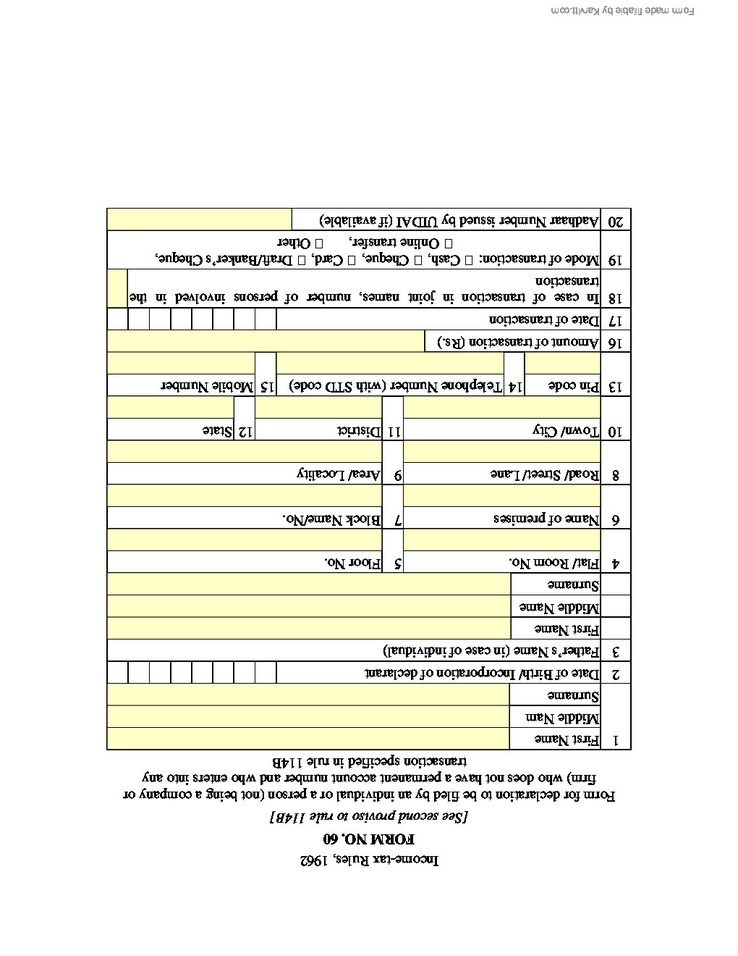
#> input picture source/sample_data/Form-60-rotated.jpeg, 738 x 956 px, shrunk from 1020 x 1320 before the run
$ python -i whitespace.py   (imports and definitions only)
#> lines starting #> are read from the running program, lines starting #| are printed output that depends on the picture; after the words box and inside, x2 and y2 are one past the last pixel; in counts of white or black regions, pixels touching at a corner belong together
import subprocess
import cv2
import numpy as np


def remove_whitespaces(filename,outputfilename):
    # https://github.com/abarker/pdfCropMargins
#> called with filename = '../sample_data/Form-60-rotated.jpeg', outputfilename = 'out.png'
    if 'pdf' in filename:
        cmd = f"pdf-crop-margins -v -s -p 5 {filename} -o {outputfilename}"
        proc = subprocess.Popen(cmd.split())
        proc.wait()

    else:

        # Load image, convert to grayscale, Gaussian blur, Otsu's threshold
        image = cv2.imread(filename)
#> image is the input picture: shape (956, 738, 3); mean B, G, R 232.2, 240.9, 240.9
        original = image.copy()
        gray = cv2.cvtColor(image, cv2.COLOR_BGR2GRAY)
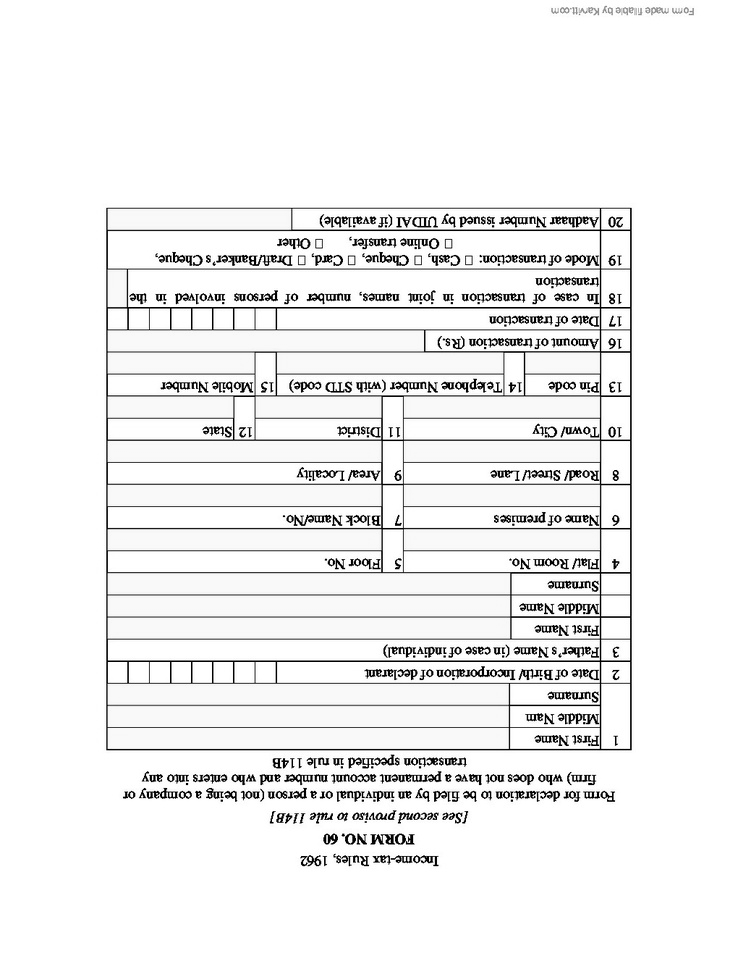
#> gray: shape (956, 738); min 0, max 255, mean 240
        blur = cv2.GaussianBlur(gray, (3,3), 0)
        thresh = cv2.threshold(blur, 0, 255, cv2.THRESH_BINARY_INV + cv2.THRESH_OTSU)[1]
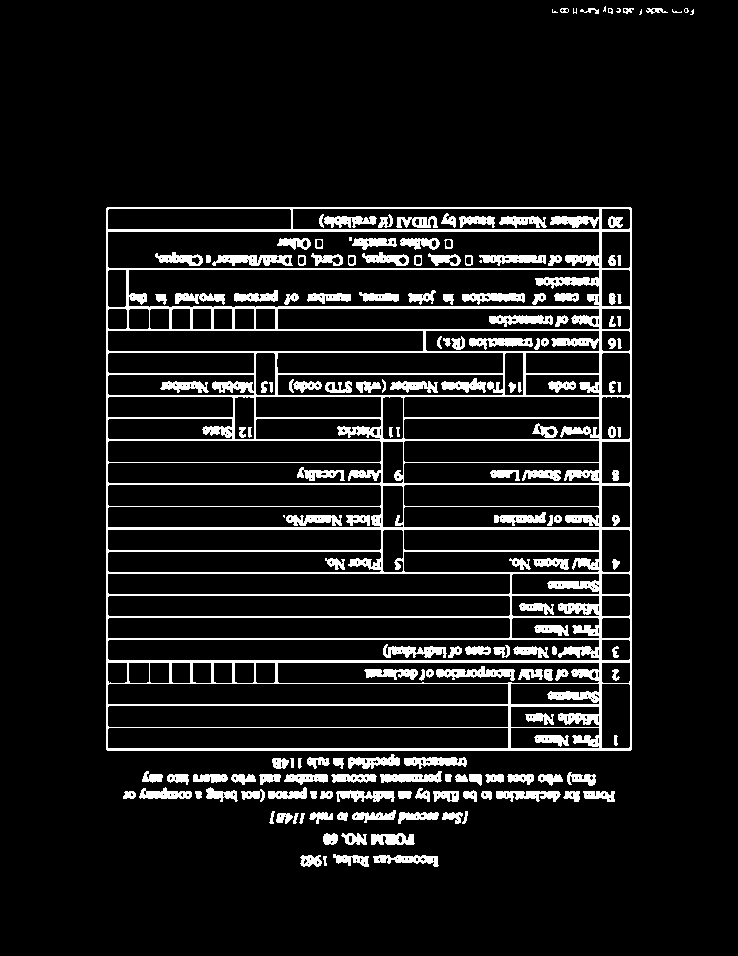
#> thresh: shape (956, 738); 9.6% white; 181 white regions (12 under 20 px), largest, box (x1, y1, x2, y2) and area: (106, 207, 632, 751) 38578, (212, 255, 293, 266) 605, (436, 666, 515, 681) 584

        # Obtain bounding rectangle and extract ROI
        x,y,w,h = cv2.boundingRect(thresh)
#> x = 106; y = 6; w = 588; h = 861
        cv2.rectangle(image, (x, y), (x + w, y + h), (36,255,12), 2)
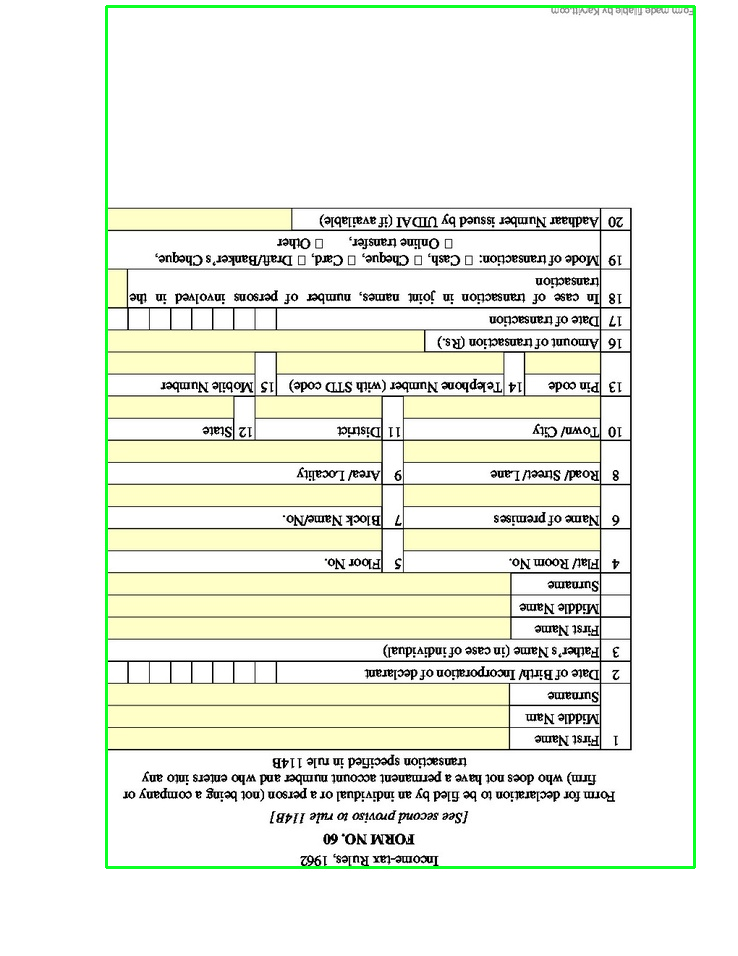
#> image: shape (956, 738, 3); 1.23% of pixels changed, all inside (x1, y1, x2, y2) = (105, 5, 696, 869)
        ROI = original[y:y+h, x:x+w]
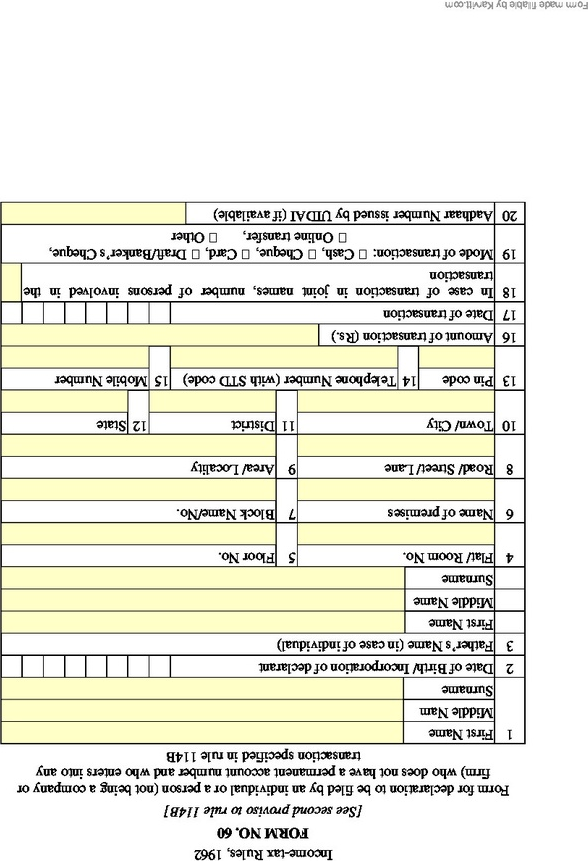
#> ROI: shape (861, 588, 3); mean B, G, R 223.3, 235.4, 235.4

        # Add alpha channel
        b,g,r = cv2.split(ROI)
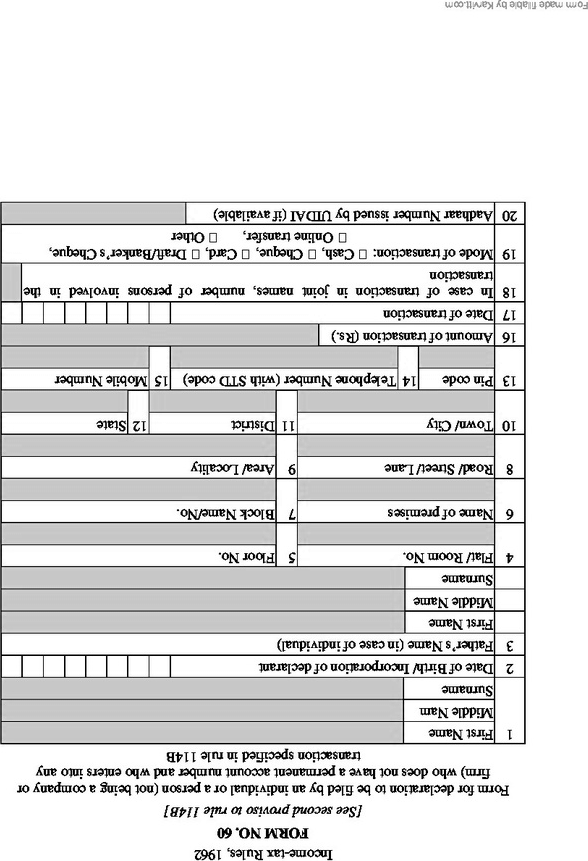
#> b: shape (861, 588); min 0, max 255, mean 223.3
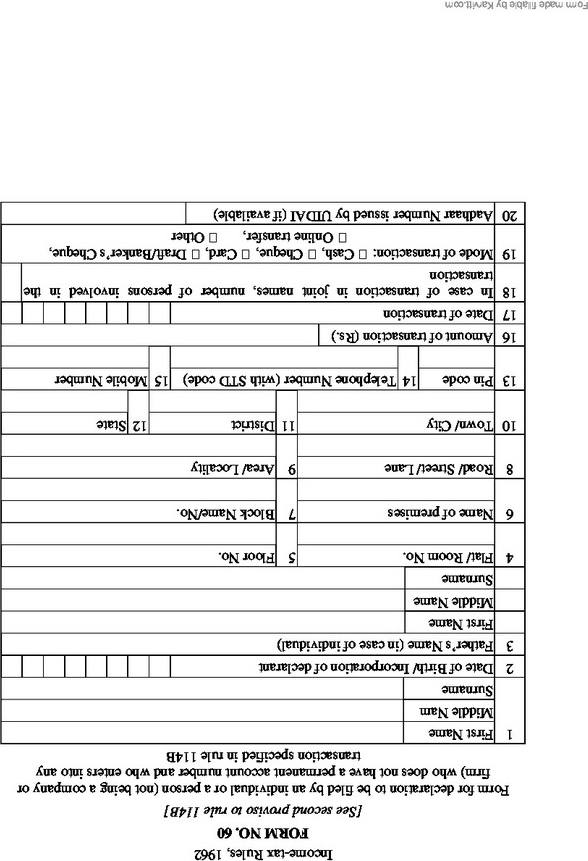
#> g: shape (861, 588); min 0, max 255, mean 235.4
        alpha = np.ones(b.shape, dtype=b.dtype) * 50
        ROI = cv2.merge([b,g,r,alpha])
#> ROI: shape (861, 588, 4)

        # [4 lines of commented-out code are left out]
        cv2.imwrite(outputfilename,ROI)

>>> result = remove_whitespaces('../sample_data/Form-60-rotated.jpeg', 'out.png')

$ run again, on source/sample_data/Form-60.jpeg
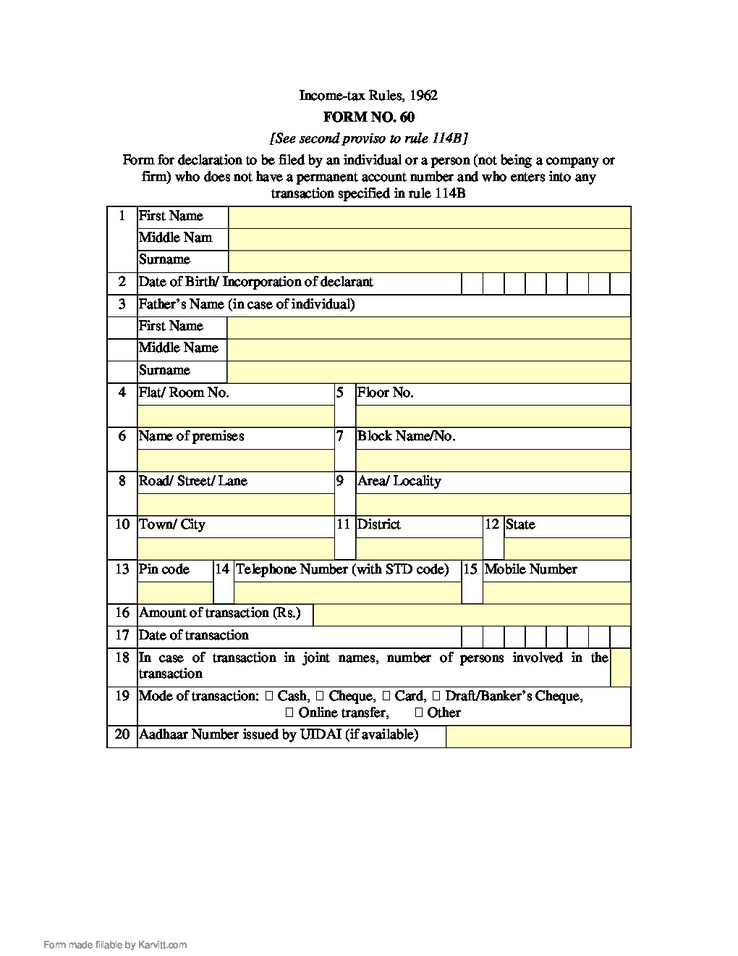
#> input picture source/sample_data/Form-60.jpeg, 738 x 956 px, shrunk from 1020 x 1320 before the run
#> in remove_whitespaces, image is the input picture: shape (956, 738, 3); mean B, G, R 232.3, 240.9, 241
#> in remove_whitespaces, `thresh = cv2.threshold(blur, 0, 255, cv2.THRESH_BINARY_INV + cv2.THRES..`:
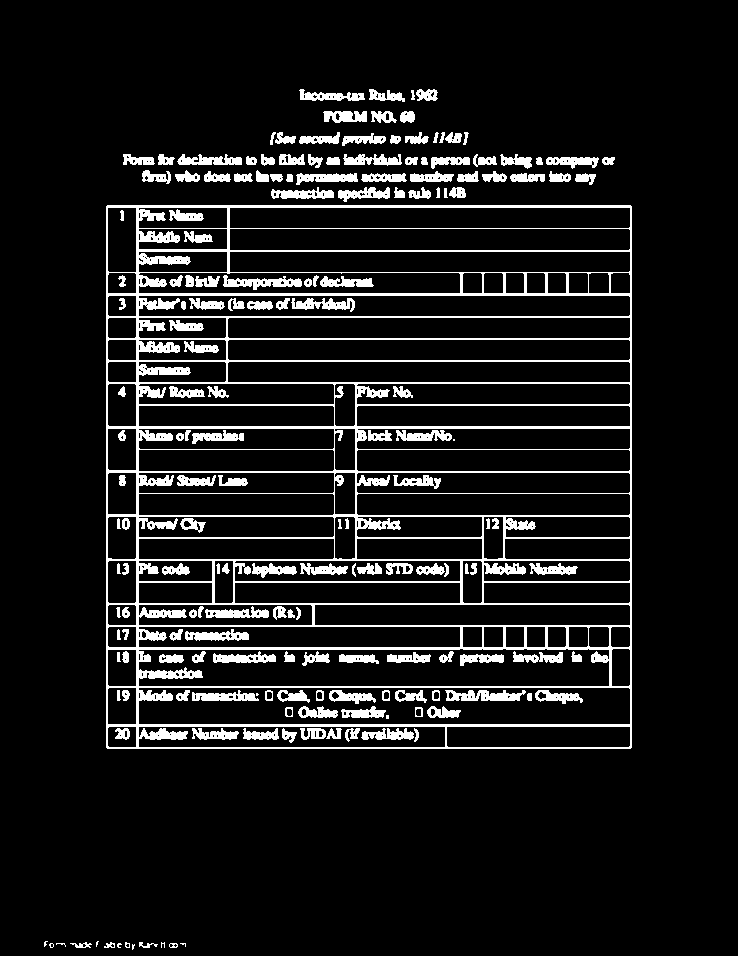
#> thresh: shape (956, 738); 9.6% white; 182 white regions (12 under 20 px), largest, box (x1, y1, x2, y2) and area: (106, 205, 632, 749) 38564, (445, 690, 526, 701) 606, (223, 275, 302, 290) 584
#> x = 44; y = 89; w = 588; h = 861
#> image: shape (956, 738, 3); 1.23% of pixels changed, all inside (x1, y1, x2, y2) = (43, 88, 634, 952)
#> in remove_whitespaces, `b,g,r = cv2.split(ROI)`:
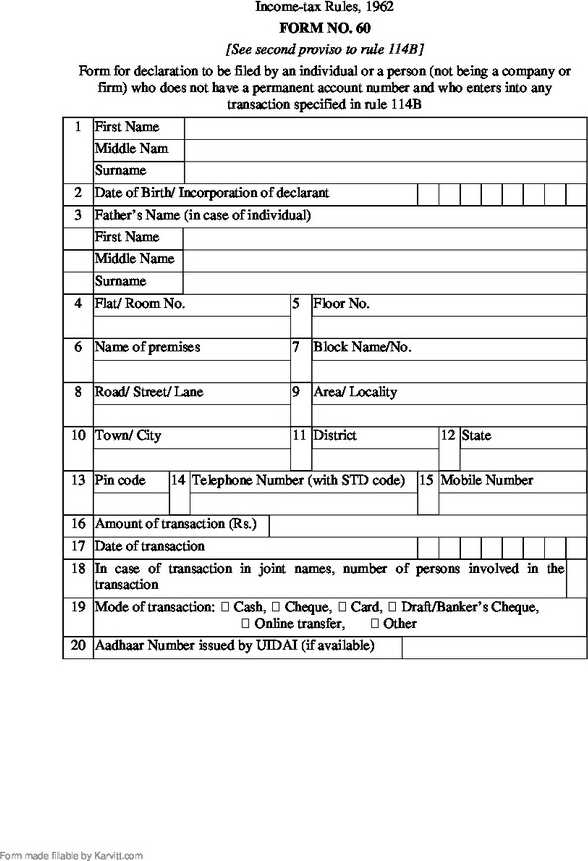
#> g: shape (861, 588); min 0, max 255, mean 235.4
